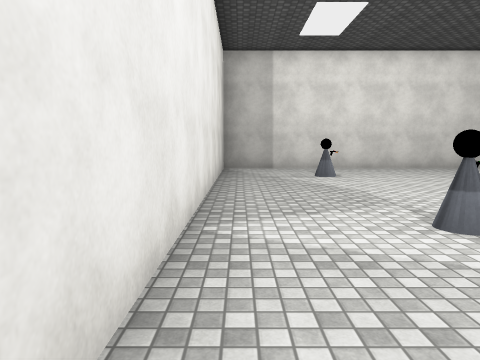
[1] (above)

24 first-person views from a walk through a 3-D level made in the Unity game engine. The camera is 1.5 m above the floor, tilts 6° down and sees 70° across. The floor is counted in squares, 2 m on a side. Each view is taken from the middle of a square. On the plan, view 1 faces up. The plan holds only what a view shows up to about 11 squares ahead; the rest is blank. The place goes on beyond the plan. The player character is not drawn. Some surface patterns are stand-ins.

[2]
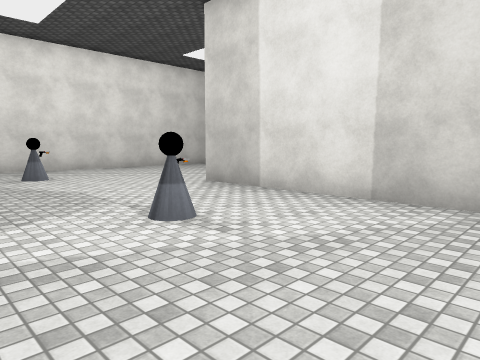

[3]
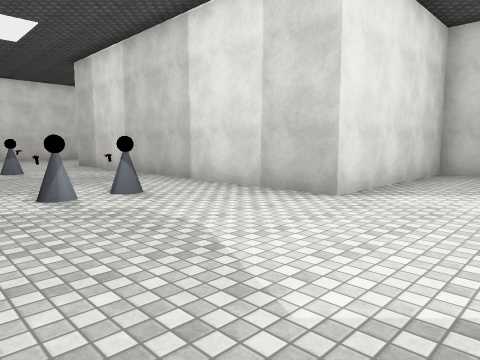

[4]
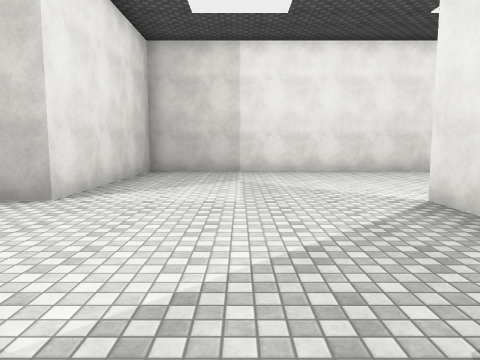

[5]
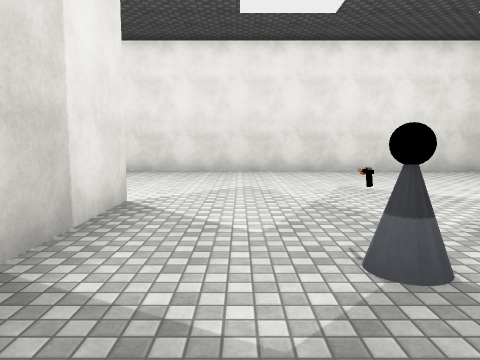

[6]
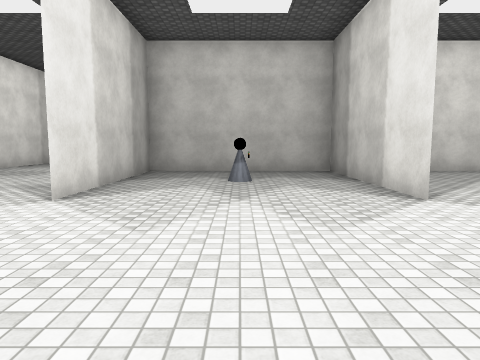

[7]
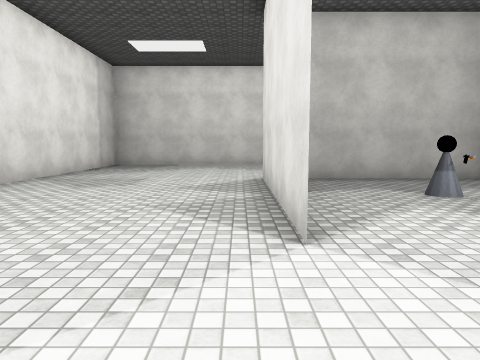

[8]
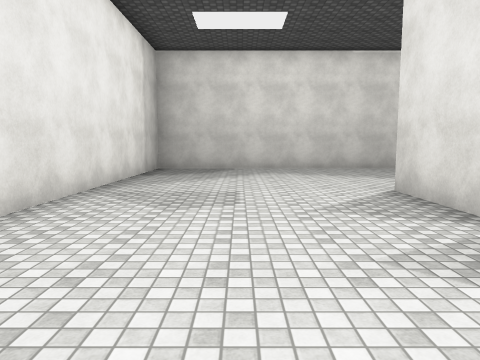

[9]
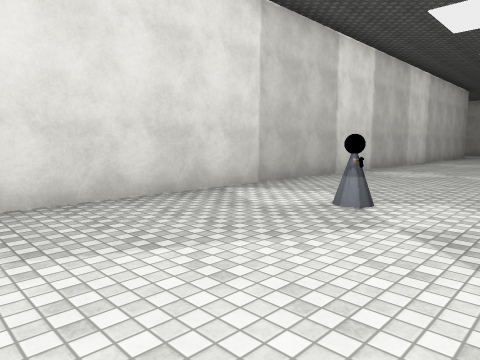

[10]
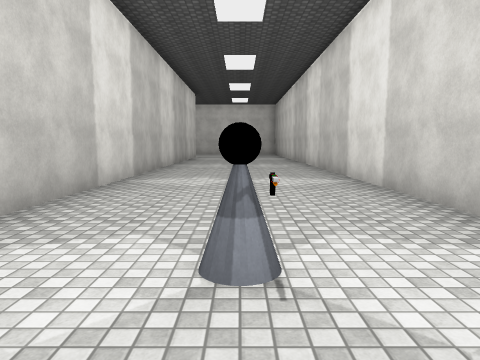

[11]
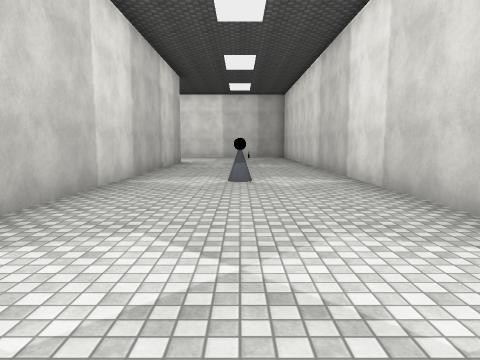

[12]
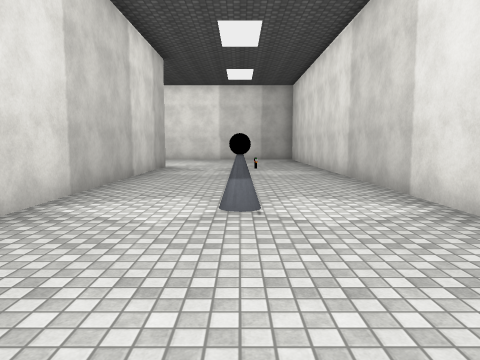

[13]
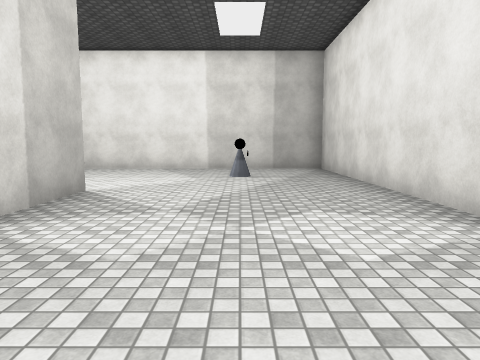

[14]
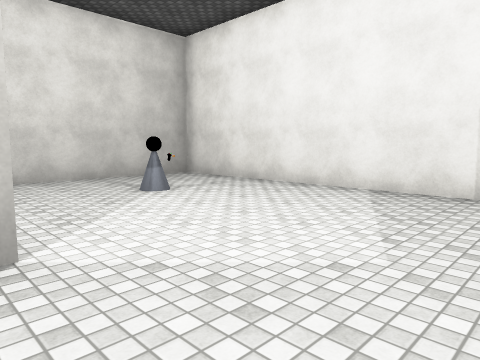

[15]
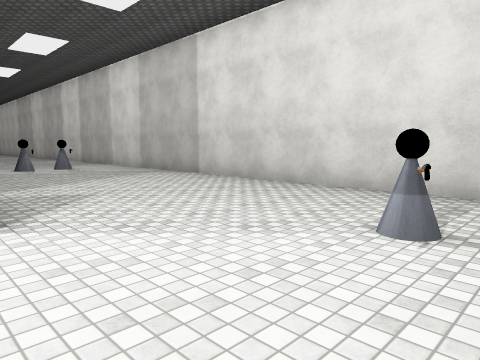

[16]
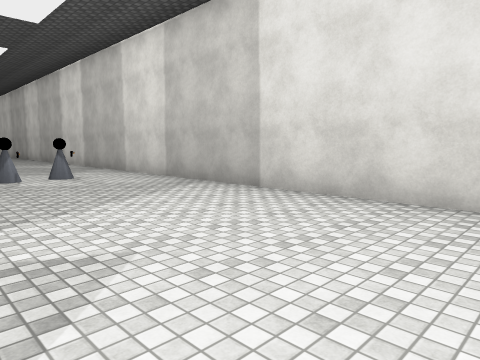

[17]
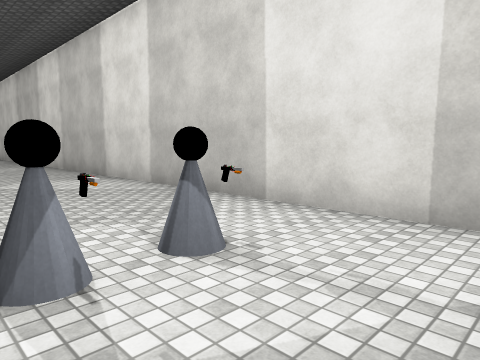

[18]
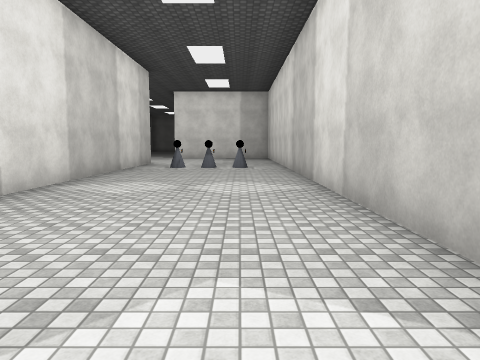

[19]
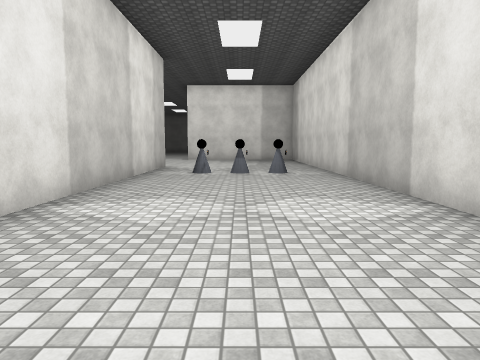

[20]
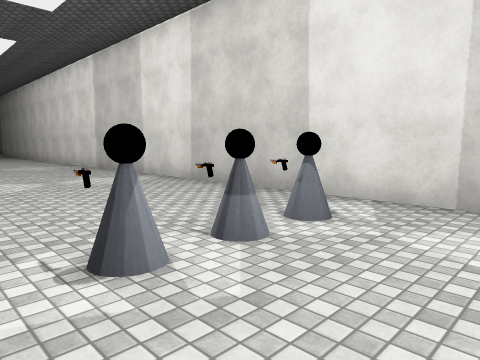

[21]
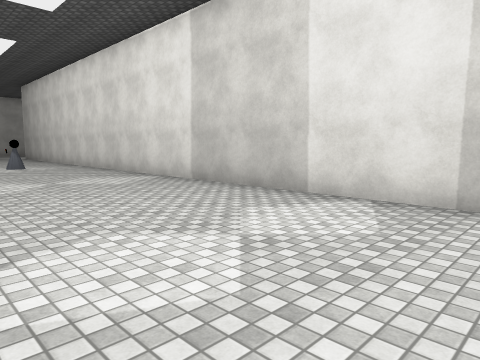

[22]
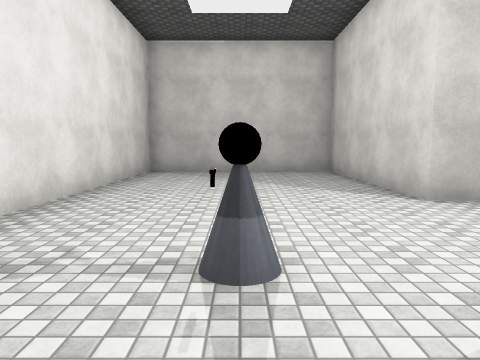

[23]
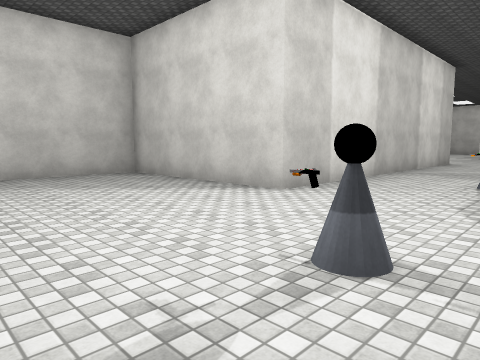

[24]
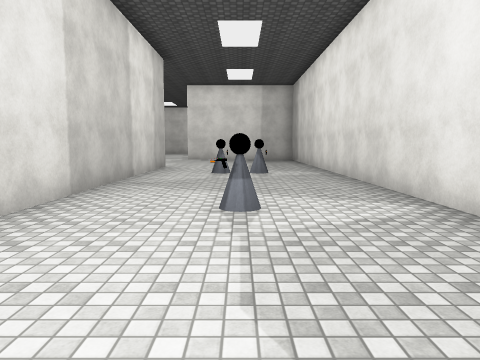

### Floor plan
Points are (right, up) in squares from view 1. A wall is a line through its corners. A room is listed if a view was taken in it or the views show most of it. See-through windows are left out.
Room 1 (views 1, 2, 3, 4, 5, 6, 7, 8, 9, 10, 11, 12, 13, 14, 15, 16, 17, 18, 19, 20, 21, 22, 23, 24)
walls: (-0.5, -10.5) (-0.5, 10.5); (3.5, -9.5) (4.5, -9.5) (-0.5, -9.5) (-0.5, -14.5) (4.5, -14.5) (-0.5, -14.5); (-5.5, 5.6) (-5.5, -19.5) (1.1, -19.5); (-5.5, -19) (-5.5, -2.9); (-0.5, 10.2) (-0.5, -6.8); (9.5, -17.8) (9.5, -4.5) (4.5, -4.5) (4.5, 5.5) (9.5, 5.5) (9.5, 10.5) (-10.5, 10.5) (-10.5, -19.1)
objects: other object (-9, -17); other object (-8, -17); other object (-8, -2); other object (-8, 8); other object (-7, -17); other object (-7, -2); other object (-3, -12); other object (-3, -2); other object (-3, 8); other object (2, -12); other object (2, -2); other object (2, 3); other object (2, 8); other object (3, -2)

Positions as (right, up) in squares from view 1, and headings:
1: (0, 0), facing up
2: (0, 0), facing up-right
3: (0, -7), facing up-right
4: (0, -7), facing right
5: (0, -11), facing right
6: (9, -12), facing left
7: (7, -15), facing left
8: (5, -17), facing left
9: (-1, -16), facing up-left
10: (-3, -14), facing up
11: (-3, -9), facing up
12: (-3, -6), facing up
13: (-3, 0), facing up
14: (-3, 5), facing up-left
15: (-5, 9), facing down-left
16: (-6, 6), facing down-left
17: (-7, 0), facing down-left
18: (-9, -6), facing down
19: (-8, -8), facing down
20: (-10, -19), facing up-right
21: (-10, -14), facing up-right
22: (0, 8), facing right
23: (1, 10), facing down-right
24: (2, 7), facing down
